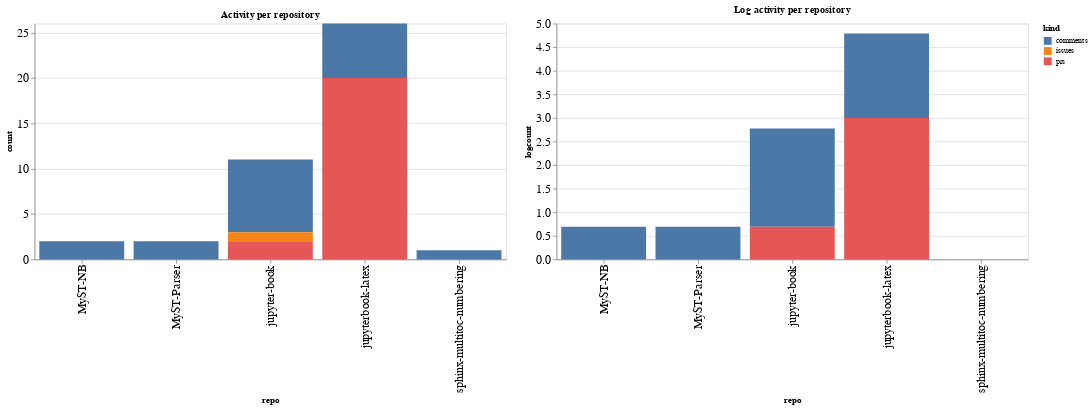

Notebook cell for this chart:
### Code cell
ch1 = alt.Chart(repo_summaries, width=600, title="Activity per repository").mark_bar().encode(
    x='repo',
    y='count',
    color='kind',
    tooltip="kind"
)

ch2 = alt.Chart(repo_summaries, width=600, title="Log activity per repository").mark_bar().encode(
    x='repo',
    y='logcount',
    color='kind',
    tooltip="kind"
)

ch1 | ch2

### Figure 1 — Vega-Lite specification as saved in the notebook (floating-point values rounded to 4 significant figures)
{"config": {"axisLeft": {"labelFontSize": 15}, "axisBottom": {"labelFontSize": 15}}, "hconcat": [{"mark": "bar", "encoding": {"color": {"type": "nominal", "field": "kind"}, "tooltip": {"type": "nominal", "field": "kind"}, "x": {"type": "nominal", "field": "repo"}, "y": {"type": "quantitative", "field": "count"}}, "title": "Activity per repository", "width": 600}, {"mark": "bar", "encoding": {"color": {"type": "nominal", "field": "kind"}, "tooltip": {"type": "nominal", "field": "kind"}, "x": {"type": "nominal", "field": "repo"}, "y": {"type": "quantitative", "field": "logcount"}}, "title": "Log activity per repository", "width": 600}], "data": {"name": "data-6cc6fef2b15acae8eb59f0fab0135600"}, "$schema": "https://vega.github.io/schema/vega-lite/v4.8.1.json", "datasets": {"data-6cc6fef2b15acae8eb59f0fab0135600": [{"repo": "MyST-NB", "kind": "comments", "count": 2, "logcount": 0.6931}, {"repo": "MyST-Parser", "kind": "comments", "count": 2, "logcount": 0.6931}, {"repo": "jupyter-book", "kind": "comments", "count": 8, "logcount": 2.079}, {"repo": "jupyter-book", "kind": "issues", "count": 1, "logcount": 0.0}, {"repo": "jupyter-book", "kind": "prs", "count": 2, "logcount": 0.6931}, {"repo": "jupyterbook-latex", "kind": "comments", "count": 6, "logcount": 1.792}, {"repo": "jupyterbook-latex", "kind": "prs", "count": 20, "logcount": 2.996}, {"repo": "sphinx-multitoc-numbering", "kind": "comments", "count": 1, "logcount": 0.0}]}}
